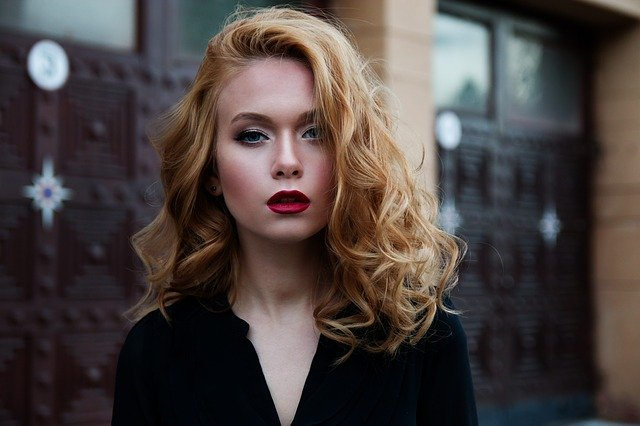
#> input picture Reconnaissance faciale/image0.jpg, 640 x 426 px
$ jupyter execute 'Test 1.ipynb'
#> lines starting #> are read from the running program, lines starting #| are printed output that depends on the picture; after the words box and inside, x2 and y2 are one past the last pixel; in counts of white or black regions, pixels touching at a corner belong together
[cell 1]
#init

import cv2
import sys
from matplotlib import pyplot as plt

imagePath = r'image0.jpg'
dirCascadeFiles = r'./opencv/haarcascades_cuda/'
cascadefile = dirCascadeFiles + "haarcascade_frontalface_default.xml"
classCascade = cv2.CascadeClassifier(cascadefile)
image = cv2.imread(imagePath)
#> image is the input picture: shape (426, 640, 3); mean B, G, R 63.3, 65.5, 74.4
plt.imshow(image)

[cell 2]
#transformation en niveaux de gris

gray = cv2.cvtColor(image, cv2.COLOR_BGR2GRAY)
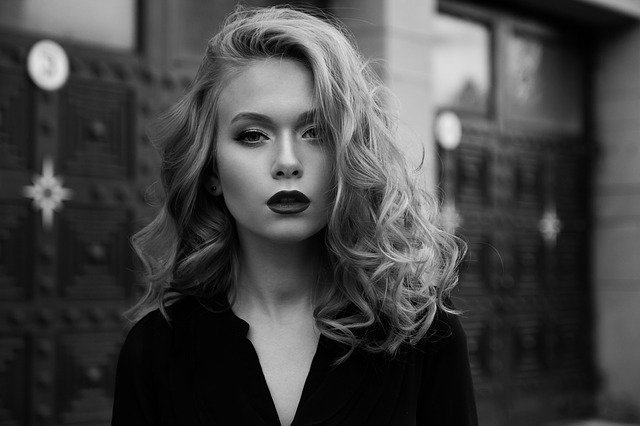
#> gray: shape (426, 640); min 0, max 235, mean 67.9
plt.imshow(gray)

[cell 3]
#détection des visages

faces = classCascade.detectMultiScale(
    gray,
    scaleFactor=1.1,
    minNeighbors=5,
    minSize=(30,30),
    flags=cv2.CASCADE_SCALE_IMAGE
)
#> faces = [[25, 38, 48, 48], [124, 210, 61, 61], [193, 63, 185, 185]]
print("Il y a {0} visage(s).".format(len(faces)))
#| Il y a 3 visage(s).

[cell 4]
#marquage des visages détectés

for (x,y,w,h) in faces:
    cv2.rectangle(image, (x,y), (x+w, y+h), (0,255,0), 2)
#> this loop made 3 passes
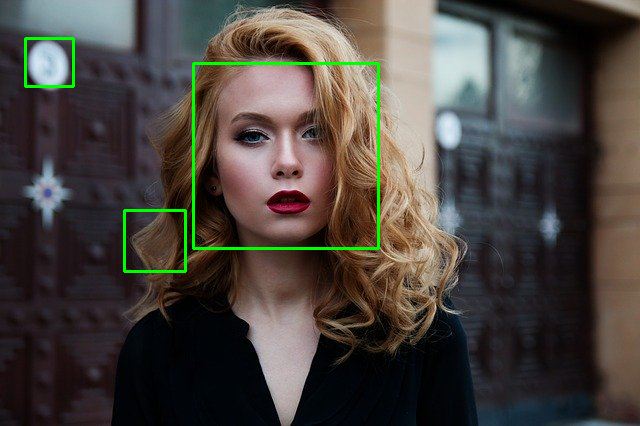
#> image: shape (426, 640, 3); 1.29% of pixels changed, all inside (x1, y1, x2, y2) = (24, 37, 380, 273)
plt.imshow(image)

$ run again, with Reconnaissance faciale/image3.jpg copied over Reconnaissance faciale/image0.jpg
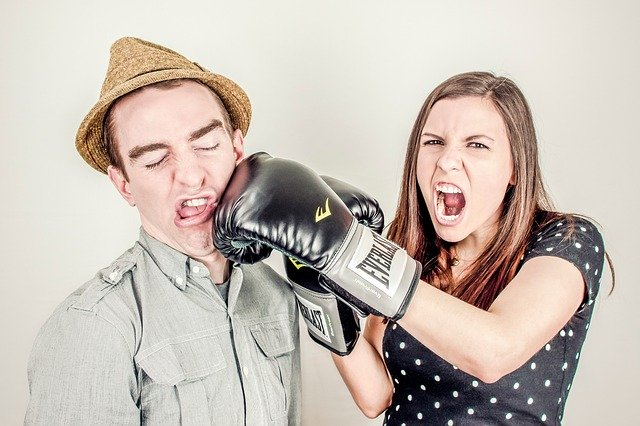
#> input picture Reconnaissance faciale/image3.jpg, 640 x 426 px
#> image is the input picture: shape (426, 640, 3); mean B, G, R 179.5, 188.4, 199
#> `gray = cv2.cvtColor(image, cv2.COLOR_BGR2GRAY)`:
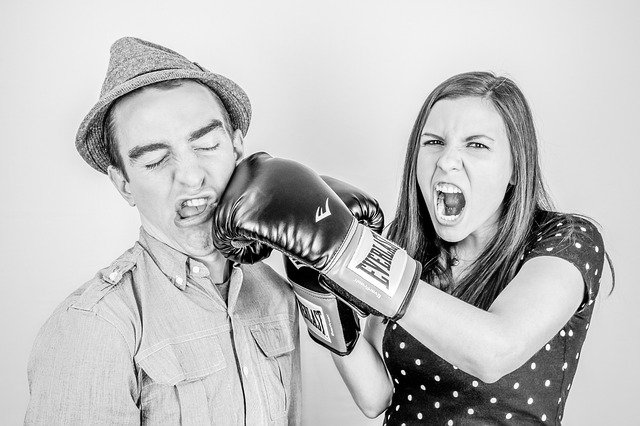
#> gray: shape (426, 640); min 0, max 255, mean 190.6
#> faces = [[396, 101, 124, 124], [101, 88, 154, 154]]
#| Il y a 2 visage(s).
#> the loop `for (x,y,w,h) in faces:` made 2 passes
#> after the loop `for (x,y,w,h) in faces:`:
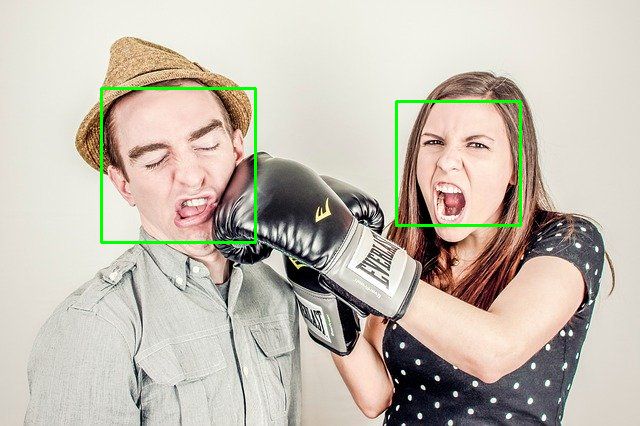
#> image: shape (426, 640, 3); 1.22% of pixels changed, all inside (x1, y1, x2, y2) = (100, 87, 522, 244)
